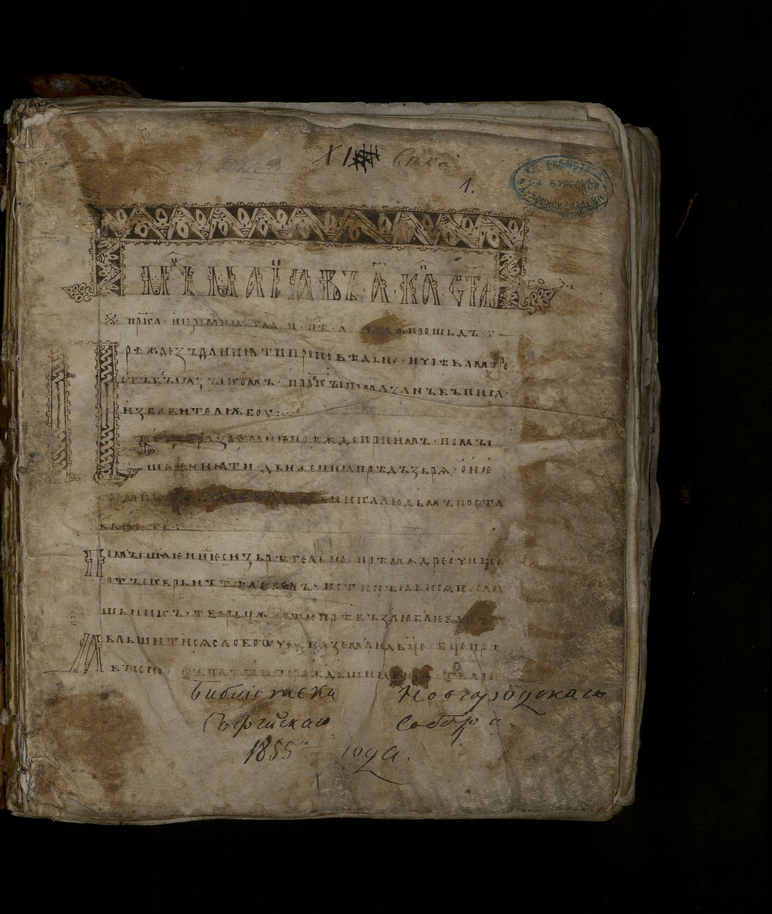
#> input picture 3 лаба/input/03.png, 772 x 914 px, shrunk from 1600 x 1893 before the run; its folder holds only this picture in this run
$ python variant3_logical_filter.py
#> lines starting #> are read from the running program, lines starting #| are printed output that depends on the picture; after the words box and inside, x2 and y2 are one past the last pixel; in counts of white or black regions, pixels touching at a corner belong together
from __future__ import annotations

from pathlib import Path
from typing import Iterable

import numpy as np
from PIL import Image


def to_grayscale(rgb: np.ndarray) -> np.ndarray:
    r = rgb[..., 0].astype(np.float32)
    g = rgb[..., 1].astype(np.float32)
    b = rgb[..., 2].astype(np.float32)
    gray = 0.299 * r + 0.587 * g + 0.114 * b
    return gray.astype(np.uint8)


def otsu_threshold(gray: np.ndarray) -> int:
    hist = np.bincount(gray.ravel(), minlength=256).astype(np.float64)
    total = gray.size
    bins = np.arange(256, dtype=np.float64)

    sum_total = (bins * hist).sum()
    weight_bg = 0.0
    sum_bg = 0.0
    max_var = -1.0
    threshold = 127

    for t in range(256):
        weight_bg += hist[t]
        if weight_bg == 0:
            continue

        weight_fg = total - weight_bg
        if weight_fg == 0:
            break

        sum_bg += t * hist[t]
        mean_bg = sum_bg / weight_bg
        mean_fg = (sum_total - sum_bg) / weight_fg

        var_between = weight_bg * weight_fg * (mean_bg - mean_fg) ** 2
        if var_between > max_var:
            max_var = var_between
            threshold = t

    return int(threshold)


def majority_filter_3x3(binary_255: np.ndarray) -> np.ndarray:
    binary01 = (binary_255 > 0).astype(np.uint8)
    p = np.pad(binary01, 1, mode="edge")

    neighborhood_sum = (
        p[:-2, :-2]
        + p[:-2, 1:-1]
        + p[:-2, 2:]
        + p[1:-1, :-2]
        + p[1:-1, 1:-1]
        + p[1:-1, 2:]
        + p[2:, :-2]
        + p[2:, 1:-1]
        + p[2:, 2:]
    )

    return np.where(neighborhood_sum >= 5, 255, 0).astype(np.uint8)


def image_files(folder: Path) -> Iterable[Path]:
    exts = {".png", ".jpg", ".jpeg", ".bmp", ".tif", ".tiff"}
    return sorted((p for p in folder.iterdir() if p.is_file() and p.suffix.lower() in exts), key=lambda p: p.name)


def process_file(input_path: Path, output_dir: Path) -> tuple[str, int]:
    with Image.open(input_path) as im:
        rgb = np.array(im.convert("RGB"), dtype=np.uint8)

    gray = to_grayscale(rgb)
    threshold = otsu_threshold(gray)
    binary = np.where(gray >= threshold, 255, 0).astype(np.uint8)
    filtered = majority_filter_3x3(binary)
    xor_diff = np.bitwise_xor(binary, filtered).astype(np.uint8)

    base = input_path.stem
    Image.fromarray(binary, mode="L").save(output_dir / f"{base}_mono_input.png")
    Image.fromarray(filtered, mode="L").save(output_dir / f"{base}_filtered_variant3.png")
    Image.fromarray(xor_diff, mode="L").save(output_dir / f"{base}_xor_diff.png")
    return input_path.name, threshold


def main() -> None:
    root = Path(__file__).resolve().parent
    input_dir = root / "input"
    output_dir = root / "output_variant3"
    output_dir.mkdir(parents=True, exist_ok=True)

    files = list(image_files(input_dir))
    if not files:
        raise FileNotFoundError(f"No images found in: {input_dir}")

    lines = ["Variant 3: Logical 3x3 majority filter"]
    for f in files:
        name, threshold = process_file(f, output_dir)
#> in process_file, im is the input picture: PIL image 772x914 RGB; mean R, G, B 77.3, 68.4, 52.8
#> in to_grayscale, `r = rgb[..., 0].astype(np.float32)`:
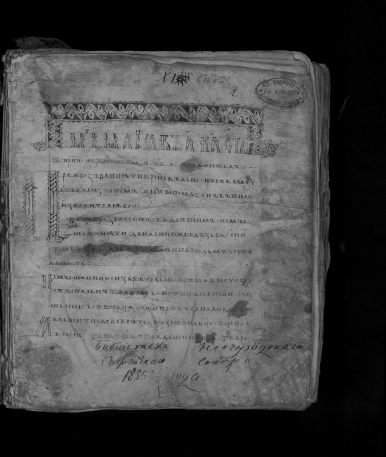
#> r: shape (914, 772) float32 (shown at 1/2 size); min 0, max 182, mean 77.3
#> in to_grayscale, `b = rgb[..., 2].astype(np.float32)`:
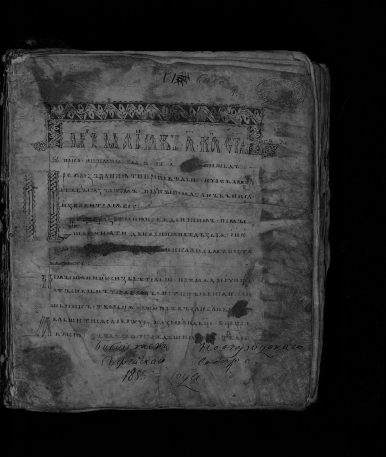
#> b: shape (914, 772) float32 (shown at 1/2 size); min 0, max 148, mean 52.8
#> in otsu_threshold, `hist = np.bincount(gray.ravel(), minlength=256).astype(np.float64)`: hist = 256 values, max 109286 at index 0, min 0 at index 159, mean 2756.3
#> in otsu_threshold, `sum_total = (bins * hist).sum()`: sum_total = 48595961
#> the loop in otsu_threshold, `for t in range(256):` made 168 passes
#> (weight_bg, weight_fg, sum_bg, mean_bg, mean_fg, max_var) on passes 1 to 8: (109286, 596322, 0, 0, 81.49, 4.33e+14), (191678, 513930, 82392, 0.43, 94.4, 8.7e+14), (210114, 495494, 119264, 0.568, 97.84, 9.85e+14), (220669, 484939, 150929, 0.684, 99.9, 1.05e+15), (227743, 477865, 179225, 0.787, 101.3, 1.1e+15), (232115, 473493, 201085, 0.866, 102.2, 1.13e+15), (234289, 471319, 214129, 0.914, 102.7, 1.14e+15), (235258, 470350, 220912, 0.939, 102.8, 1.15e+15)
#> after the loop in otsu_threshold, `for t in range(256):`: max_var = 1.21e+15; sum_bg = 48595794; threshold = 56; weight_bg = 705608
#> in process_file, `threshold = otsu_threshold(gray)`: threshold = 56
#> in process_file, `binary = np.where(gray >= threshold, 255, 0).astype(np.uint8)`:
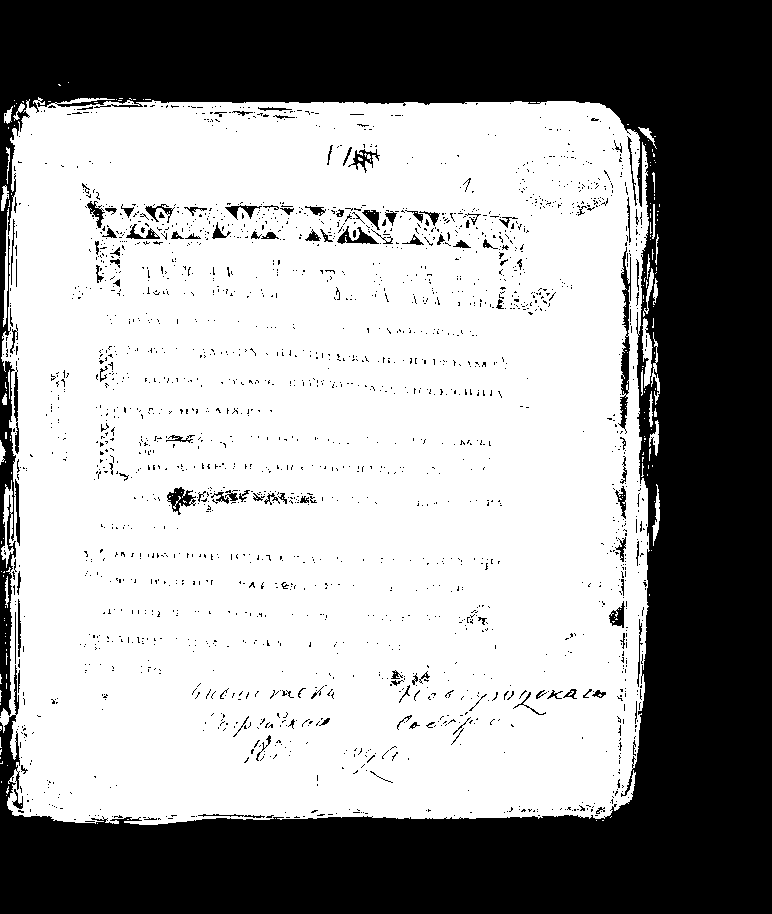
#> binary: shape (914, 772); 62.2% white; 2158 black regions (2027 under 20 px), largest, box (x1, y1, x2, y2) and area: (0, 0, 772, 914) 251714, (618, 247, 631, 434) 919, (167, 487, 196, 515) 360
#> in majority_filter_3x3, `return np.where(neighborhood_sum >= 5, 255, 0).astype(np.uint8)`:
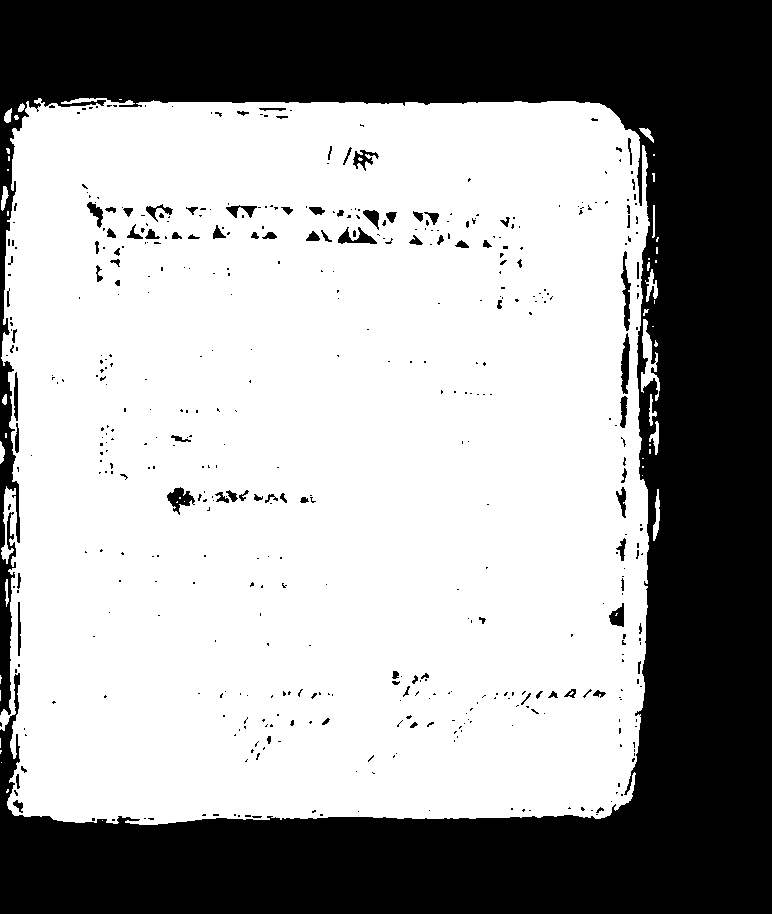
#> returned value: shape (914, 772); 63% white; 495 black regions (403 under 20 px), largest, box (x1, y1, x2, y2) and area: (0, 0, 772, 914) 252214, (167, 487, 195, 515) 371, (621, 251, 631, 331) 363
#> in process_file, `xor_diff = np.bitwise_xor(binary, filtered).astype(np.uint8)`:
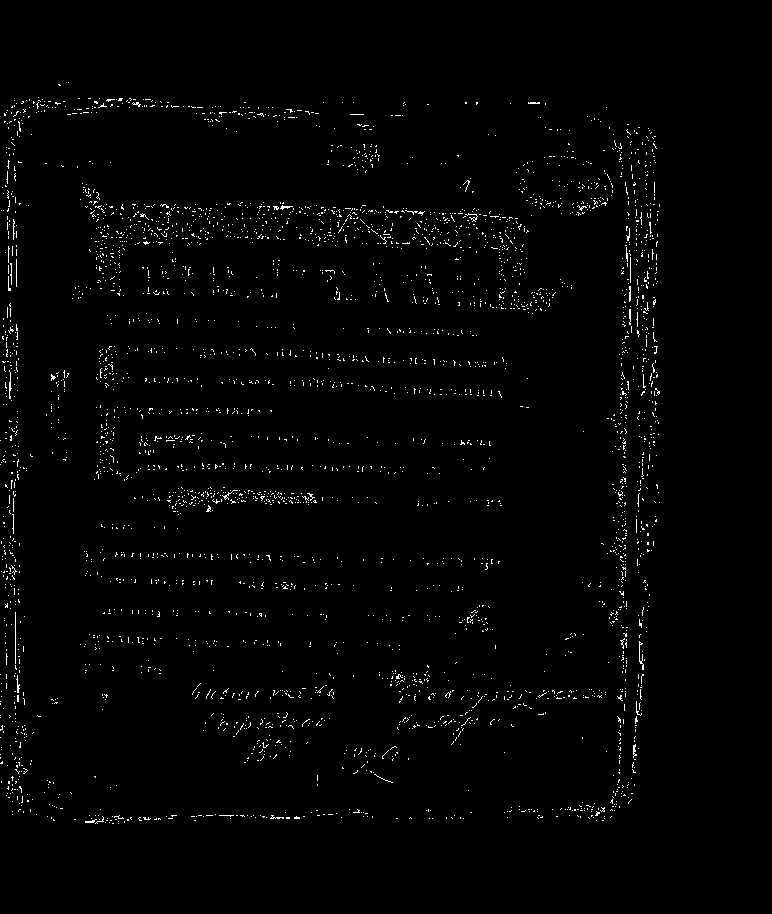
#> xor_diff: shape (914, 772); 1.4% white in thin lines or dots, all inside (x1, y1, x2, y2) = (0, 82, 660, 824)
#> name = '03.png'; threshold = 56
        line = f"{name} | threshold={threshold}"
#> line = '03.png | threshold=56'
        print(line)
#| 03.png | threshold=56
        lines.append(line)

    log_path = output_dir / "processing_log.txt"
    log_path.write_text("\n".join(lines), encoding="utf-8")
    print(f"\nDone. Results saved to: {output_dir}")


if __name__ == "__main__":
    main()

$ run again, on 3 лаба/input/04.png
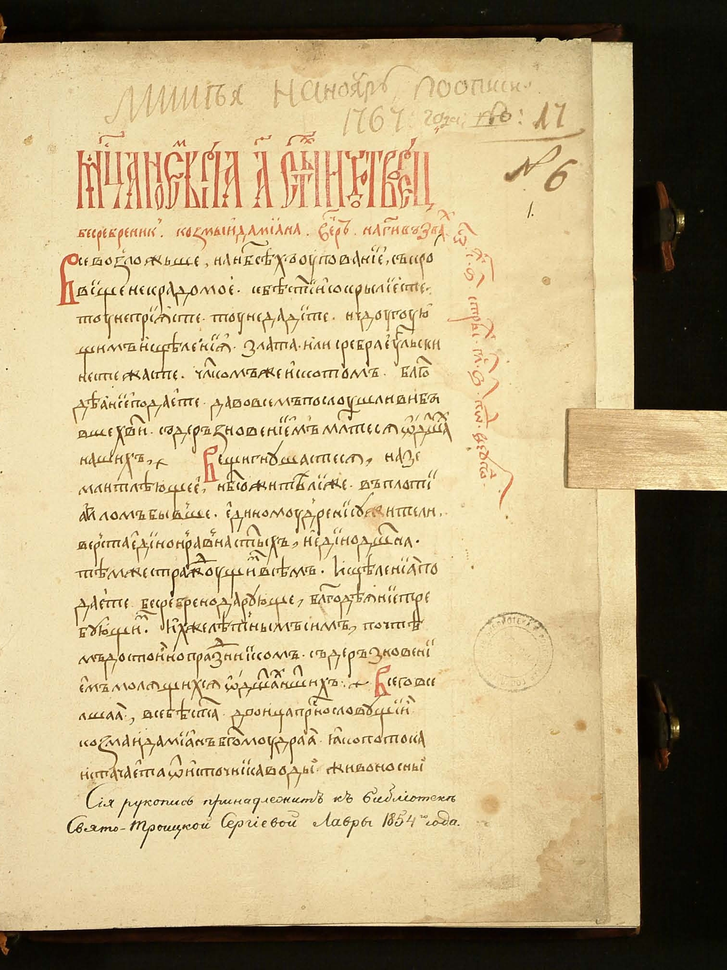
#> input picture 3 лаба/input/04.png, 727 x 970 px, shrunk from 1512 x 2016 before the run
#> in process_file, im is the input picture: PIL image 727x970 RGB; mean R, G, B 188.1, 171, 131.8
#> hist = 256 values, max 25997 at index 223, min 0 at index 254, mean 2754.6
#> sum_total = 120663252
#> the loop in otsu_threshold, `for t in range(256):` made 254 passes
#> (weight_bg, weight_fg, sum_bg, mean_bg, mean_fg, max_var) on passes 1 to 8: (61, 705129, 0, 0, 171.1, 1.26e+12), (204, 704986, 143, 0.701, 171.2, 4.18e+12), (627, 704563, 989, 1.58, 171.3, 1.27e+13), (1416, 703774, 3356, 2.37, 171.4, 2.85e+13), (2649, 702541, 8288, 3.13, 171.7, 5.29e+13), (4134, 701056, 15713, 3.8, 172.1, 8.21e+13), (6421, 698769, 29435, 4.58, 172.6, 1.27e+14), (14052, 691138, 82852, 5.9, 174.5, 2.76e+14)
#> in process_file, `binary = np.where(gray >= threshold, 255, 0).astype(np.uint8)`:
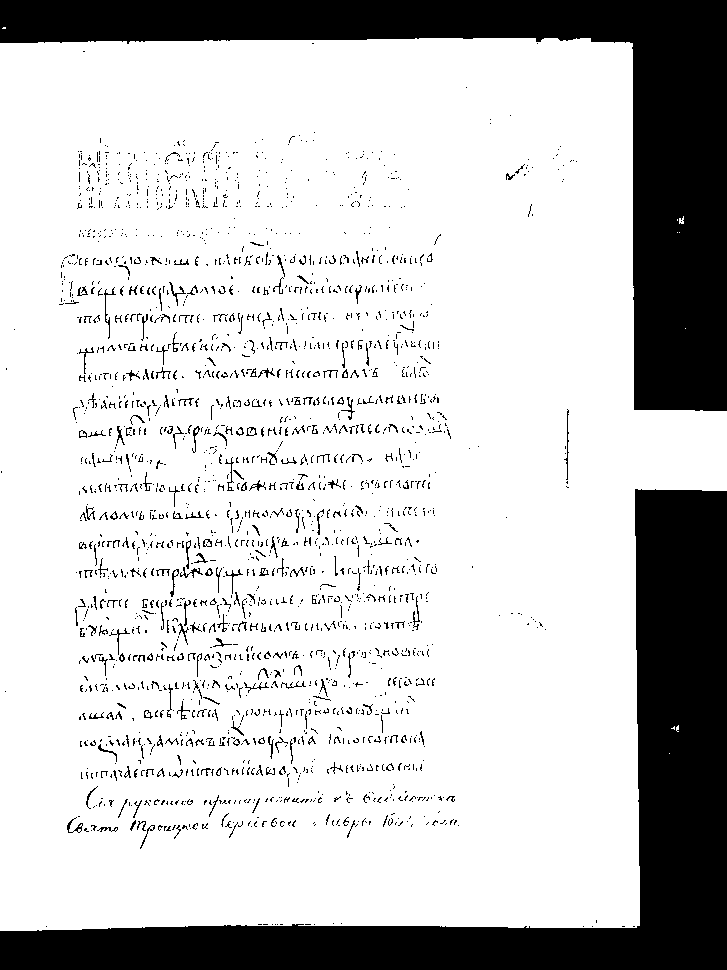
#> binary: shape (970, 727); 78.4% white; 2101 black regions (1845 under 20 px), largest, box (x1, y1, x2, y2) and area: (0, 489, 727, 970) 70143, (0, 0, 727, 411) 63857, (104, 287, 116, 339) 93
#> p: shape (972, 729); values 0 (black) and 1 (white), 78.2% white; 2101 black regions (1845 under 20 px), largest, box (x1, y1, x2, y2) and area: (0, 490, 729, 972) 71390, (0, 0, 729, 412) 65040, (105, 288, 117, 340) 93
#> in process_file, `xor_diff = np.bitwise_xor(binary, filtered).astype(np.uint8)`:
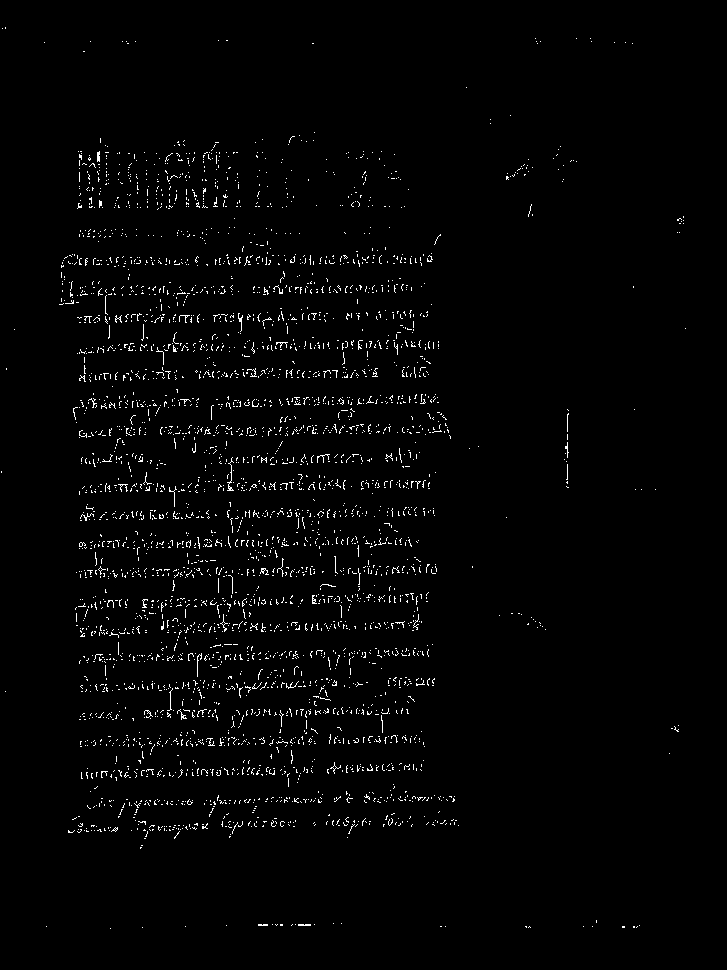
#> xor_diff: shape (970, 727); 1.8% white in thin lines or dots, all inside (x1, y1, x2, y2) = (1, 27, 686, 929)
#| 04.png | threshold=117
